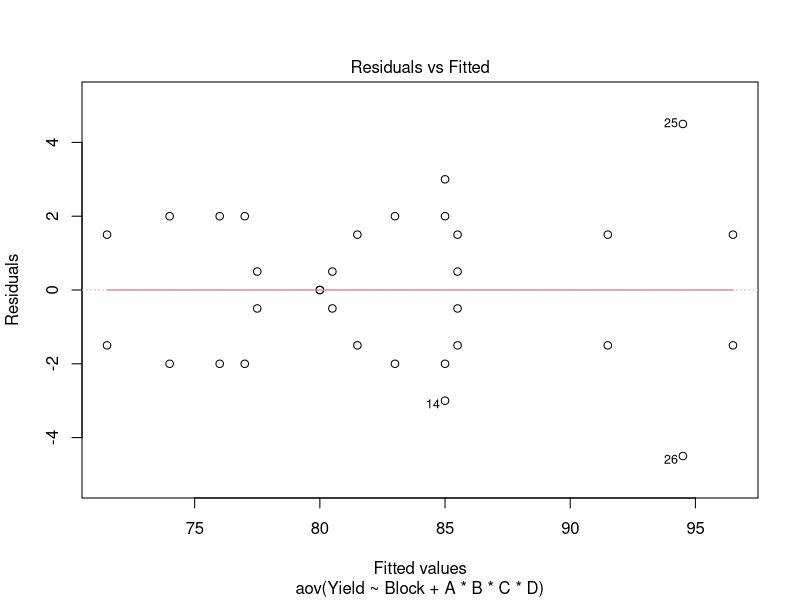
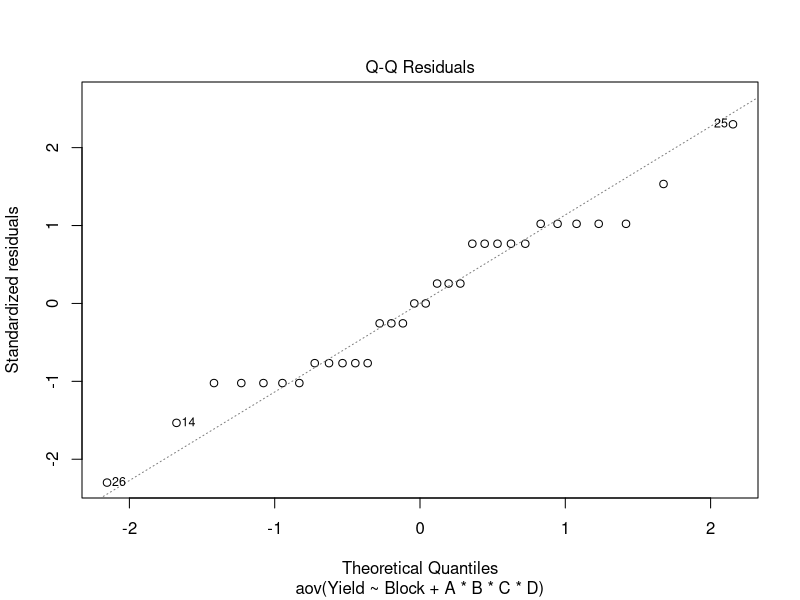
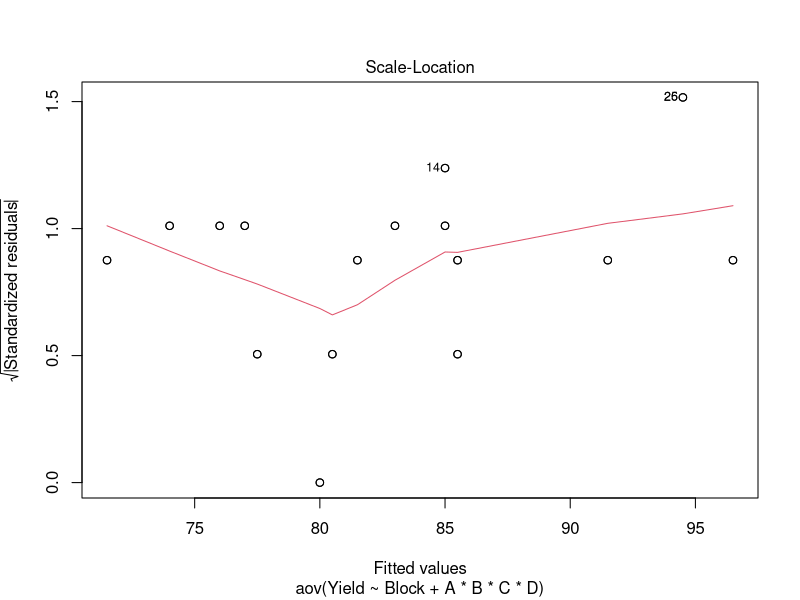
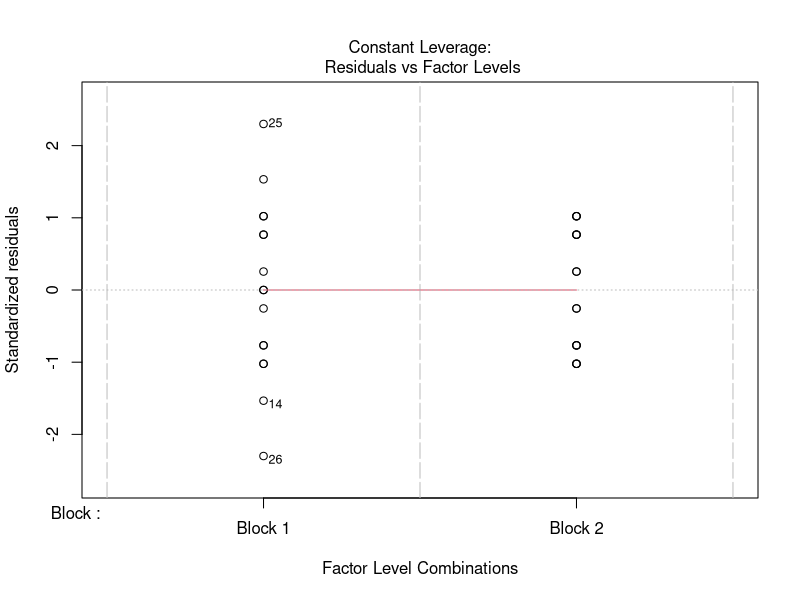
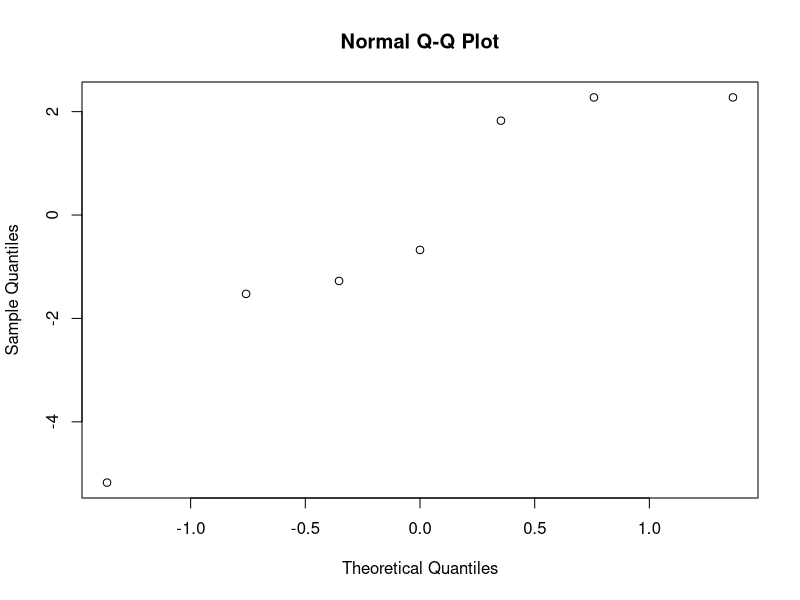
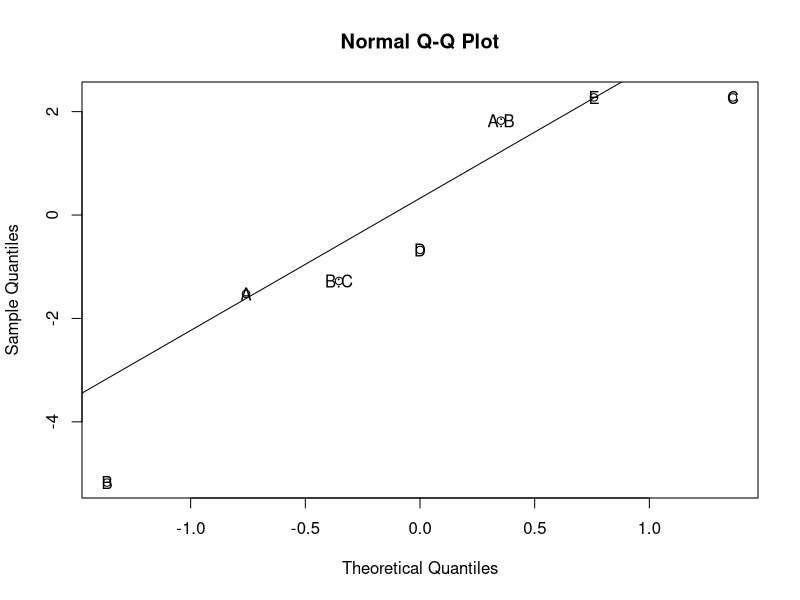
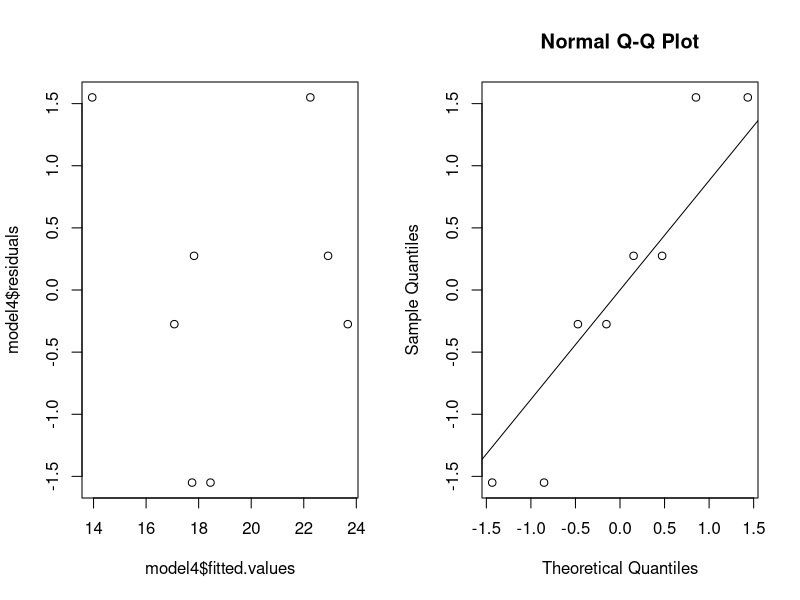

Write R code to recreate these figures, in order.
## ---- chunk 1
# From stackexchange
library(formatR)
knitr::opts_chunk$set(tidy.opts = list(width.cutoff = 60), tidy = TRUE)
## ---- chunk 2
# Data
treatment_combination <- c("(1)", "a", "b", "ab", "c", "ac", "bc", "abc", "d", "ad", "bd", "abd", "cd", "acd", "bcd", "abcd")
replicate_1 <- c(90, 74, 81, 83, 77, 81, 88, 73, 98, 72, 87, 85, 99, 79, 87, 80)
replicate_2 <- c(93, 78, 85, 80, 78, 80, 82, 70, 95, 76, 83, 86, 90, 75, 84, 80)

chemical_process_data <- data.frame(
  Treatment_Combination = rep(treatment_combination, each = 2), 
  Replicate = rep(c("I", "II"), times = 16),
  Yield = c(rbind(replicate_1, replicate_2))
)

# ABCD Factorials
chemical_process_data$A <- ifelse(grepl("a", chemical_process_data$Treatment_Combination), 1, -1)
chemical_process_data$B <- ifelse(grepl("b", chemical_process_data$Treatment_Combination), 1, -1)
chemical_process_data$C <- ifelse(grepl("c", chemical_process_data$Treatment_Combination), 1, -1)
chemical_process_data$D <- ifelse(grepl("d", chemical_process_data$Treatment_Combination), 1, -1)

# Calculate ABCD interaction
chemical_process_data$ABCD <- with(chemical_process_data, A * B * C * D)

# Assign blocks
chemical_process_data$Block <- ifelse(chemical_process_data$ABCD == 1, "Block 1", "Block 2")

chemical_process_data

# Model
model1 <- aov(Yield ~ Block + A * B * C * D, data = chemical_process_data)
summary(model1)

# Effects
effects1 <- 2*coef(lm(Yield~Block+A*B*C*D, data = chemical_process_data))[-1]
effects1

# Plot
plot(model1)
## ---- chunk 3
# Data
# fishbone_data <- data.frame(
#   Block = rep(1:2, each=8),
#   Apatite = c(rep("+", 8), rep("-", 8)),
#   pH = rep(c(rep("+", 4), rep("-", 4)), 2),
#   Pb = rep(c(rep("+", 2), rep("-", 2), rep("+", 2), rep("-", 2)), 2),
#   Pb_mM = c(1.82, 1.81, 0.01, 0.00, 1.11, 1.04, 0.00, 0.01, 
#             2.11, 2.18, 0.03, 0.05, 1.70, 1.69, 0.05, 0.05),
#   pH_final = c(5.22, 5.12, 6.84, 6.61, 3.35, 3.34, 5.77, 6.25,
#                5.29, 5.06, 5.93, 6.02, 3.39, 3.34, 4.50, 4.74)
# )
# fishbone_data
# 
# hydroxyapatite_data <- data.frame(
#   Block = rep(1:2, each=8),
#   Apatite = c(rep("+", 8), rep("-", 8)),
#   pH = rep(c(rep("+", 4), rep("-", 4)), 2),
#   Pb = rep(c(rep("+", 2), rep("-", 2), rep("+", 2), rep("-", 2)), 2),
#   Pb_mM = c(0.11, 0.12, 0.00, 0.00, 0.80, 0.76, 0.03, 0.05,
#             1.03, 1.05, 0.00, 0.00, 1.34, 1.26, 0.06, 0.07),
#   pH_final = c(3.49, 3.46, 5.84, 5.90, 2.70, 2.74, 3.36, 3.24,
#                3.22, 3.22, 5.53, 5.43, 2.82, 2.79, 3.28, 3.28)
# )
# hydroxyapatite_data
# 
# # Convert factors
# for (data in list(fishbone_data, hydroxyapatite_data)) {
#   data$Block <- factor(data$Block)
#   data$Apatite <- factor(data$Apatite, levels = c("-", "+"))
#   data$pH <- factor(data$pH, levels = c("-", "+"))
#   data$Pb <- factor(data$Pb, levels = c("-", "+"))
# }
# 
# # ANOVA for Fishbone
# anova_fishbone_pb <- aov(Pb_mM ~ Block + Apatite * pH * Pb, data = fishbone_data)
# anova_fishbone_ph <- aov(pH_final ~ Block + Apatite * pH * Pb, data = fishbone_data)
# 
# # ANOVA for Hydroxyapatite
# anova_hydroxyapatite_pb <- aov(Pb_mM ~ Block + Apatite * pH * Pb, data = hydroxyapatite_data)
# anova_hydroxyapatite_ph <- aov(pH_final ~ Block + Apatite * pH * Pb, data = hydroxyapatite_data)
# 
# # Output:
# cat("Fishbone Pb_mM ANOVA:\n")
# summary(anova_fishbone_pb)
# cat("\nFishbone pH_final ANOVA:\n")
# summary(anova_fishbone_ph)
# cat("\nHydroxyapatite Pb_mM ANOVA:\n")
# summary(anova_hydroxyapatite_pb)
# cat("\nHydroxyapatite pH_final ANOVA:\n")
# summary(anova_hydroxyapatite_ph)
## ---- chunk 4
# Data
Apatite <- rep(c(1, 1, 1, 1, 1, 1, 1, 1, -1, -1, -1, -1, -1, -1, -1, -1), 2)
pH <- rep(c(1, 1, 1, 1, -1, -1, -1, -1), 4)
Pb <- rep(c(1, 1, -1, -1), 8)
Block <- c(rep(-1, 16), rep(1, 16))

pH_final <- c(5.22 , 5.12, 6.84, 6.61, 3.35, 3.34, 5.77, 6.25, 5.29, 5.06, 5.93, 6.02, 3.39, 3.34, 4.50, 4.74, 3.49, 3.46, 5.84, 5.90, 2.70, 2.74, 3.36, 3.24, 3.22, 3.22, 5.53, 5.43, 2.82, 2.79, 3.28, 3.28)
Pb_final <- c(1.82, 1.81, 0.01, 0.00, 1.11, 1.04, 0.00, 0.01, 2.11, 2.18, 0.03, 0.05, 1.70, 1.69, 0.05, 0.05, 0.11, 0.12, 0.00, 0.00, 0.80, 0.76, 0.03, 0.05, 1.03, 1.05, 0.00, 0.00, 1.34, 1.26, 0.06, 0.07)

ph_pb_data <- data.frame(Block = Block, Apatite = Apatite, pH = pH, Pb = Pb, Pb_final = Pb_final, pH_final = pH_final)
ph_pb_data

# Model
model2 <- aov(pH_final ~ Block + pH*Apatite*Pb)
model2_2 <- aov(Pb_final ~ Block + pH*Apatite*Pb)

cat("\n pH ANOVA:\n")
summary(model2)
cat("\n Pb_mM ANOVA:\n")
summary(model2_2)
## ---- chunk 5
run <- 1:8
treatment_combination <- c("d", "ae", "b", "abde", "cde", "ac", "bce", "abcd")
exp_data <- data.frame(Run = run, Treatment_Combination = treatment_combination)
exp_data
## ---- chunk 6
A <- c(1, -1, 1, 1, -1, 1, -1, -1)
B <- c(1, 1, -1, 1, -1, -1, -1, 1)
C <- c(-1, 1, 1, 1, -1, -1, 1, -1)
E <- A * C
D <- B * E
response <- c(15.5, 16.2, 23.4, 18.1, 23.2, 16.9, 23.8, 16.8)

model3 <- lm(response ~ A*B*C*D*E)
main <- 2*coef(model3)[2:6]
main
## ---- chunk 7
effect3 <- na.omit(2*coef(model3)[-1])
effect3
summary(aov(model3))
qqnorm(effect3, plot.it = F)
text(qqnorm(effect3)$x, qqnorm(effect3)$y, names(effect3))
qqline(effect3)
## ---- chunk 8
model4 <- aov(response ~ factor(A) + factor(B) + factor(C) + factor(D) + factor(E))
summary(model4)
par(mfrow = c(1, 2))
plot(model4$fitted.values, model4$residuals)
qqnorm(model4$residuals); qqline(model4$residuals)
